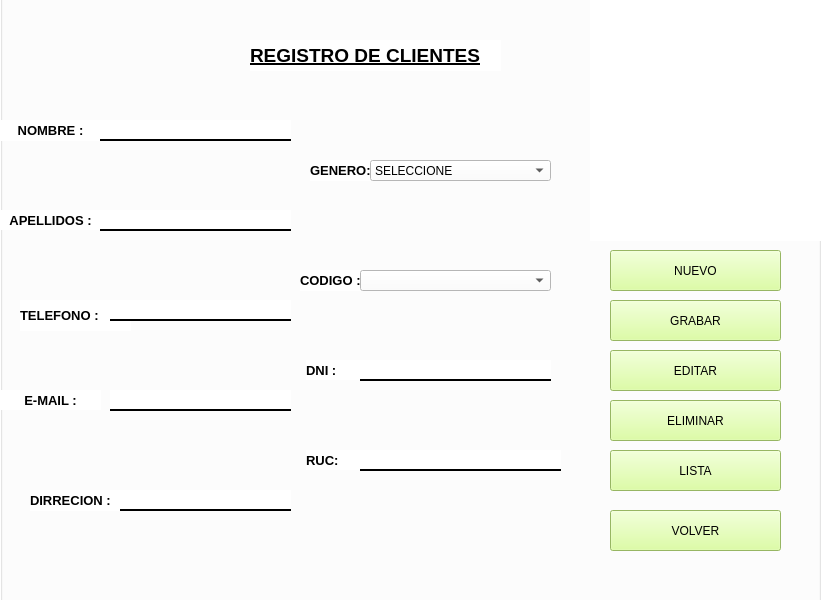
<?xml version="1.0" encoding="UTF-8"?>
<ui version="4.0">
 <class>MainWindow</class>
 <widget class="QMainWindow" name="MainWindow">
  <property name="geometry">
   <rect>
    <x>0</x>
    <y>0</y>
    <width>821</width>
    <height>600</height>
   </rect>
  </property>
  <property name="windowTitle">
   <string>MainWindow</string>
  </property>
  <widget class="QWidget" name="centralwidget">
   <widget class="QGroupBox" name="groupBox">
    <property name="geometry">
     <rect>
      <x>0</x>
      <y>-10</y>
      <width>821</width>
      <height>621</height>
     </rect>
    </property>
    <property name="styleSheet">
     <string notr="true">background-color: rgb(255, 255, 255);</string>
    </property>
    <property name="title">
     <string/>
    </property>
    <widget class="QLabel" name="label_3">
     <property name="geometry">
      <rect>
       <x>0</x>
       <y>130</y>
       <width>101</width>
       <height>21</height>
      </rect>
     </property>
     <property name="font">
      <font>
       <pointsize>10</pointsize>
       <weight>75</weight>
       <bold>true</bold>
      </font>
     </property>
     <property name="text">
      <string>NOMBRE :</string>
     </property>
     <property name="alignment">
      <set>Qt::AlignCenter</set>
     </property>
    </widget>
    <widget class="QLabel" name="label_4">
     <property name="geometry">
      <rect>
       <x>0</x>
       <y>220</y>
       <width>101</width>
       <height>20</height>
      </rect>
     </property>
     <property name="font">
      <font>
       <pointsize>10</pointsize>
       <weight>75</weight>
       <bold>true</bold>
      </font>
     </property>
     <property name="text">
      <string>APELLIDOS :</string>
     </property>
     <property name="alignment">
      <set>Qt::AlignCenter</set>
     </property>
    </widget>
    <widget class="QLabel" name="label_5">
     <property name="geometry">
      <rect>
       <x>306</x>
       <y>370</y>
       <width>71</width>
       <height>20</height>
      </rect>
     </property>
     <property name="font">
      <font>
       <pointsize>10</pointsize>
       <weight>75</weight>
       <bold>true</bold>
      </font>
     </property>
     <property name="text">
      <string>DNI :</string>
     </property>
    </widget>
    <widget class="QLabel" name="label_6">
     <property name="geometry">
      <rect>
       <x>0</x>
       <y>400</y>
       <width>101</width>
       <height>20</height>
      </rect>
     </property>
     <property name="font">
      <font>
       <pointsize>10</pointsize>
       <weight>75</weight>
       <bold>true</bold>
      </font>
     </property>
     <property name="text">
      <string>E-MAIL :</string>
     </property>
     <property name="alignment">
      <set>Qt::AlignCenter</set>
     </property>
    </widget>
    <widget class="QLabel" name="label_7">
     <property name="geometry">
      <rect>
       <x>30</x>
       <y>500</y>
       <width>91</width>
       <height>21</height>
      </rect>
     </property>
     <property name="font">
      <font>
       <pointsize>10</pointsize>
       <weight>75</weight>
       <bold>true</bold>
      </font>
     </property>
     <property name="text">
      <string>DIRRECION :</string>
     </property>
    </widget>
    <widget class="QLabel" name="label_8">
     <property name="geometry">
      <rect>
       <x>20</x>
       <y>310</y>
       <width>111</width>
       <height>31</height>
      </rect>
     </property>
     <property name="font">
      <font>
       <pointsize>10</pointsize>
       <weight>75</weight>
       <bold>true</bold>
      </font>
     </property>
     <property name="text">
      <string>TELEFONO :</string>
     </property>
    </widget>
    <widget class="QLineEdit" name="lineEdit">
     <property name="geometry">
      <rect>
       <x>100</x>
       <y>130</y>
       <width>191</width>
       <height>21</height>
      </rect>
     </property>
     <property name="styleSheet">
      <string notr="true">background-color: rgb(255, 255, 255);
border:none;
border-bottom:2px solid rgba(0, 0);
color: rgb(0, 0, 0);
padding-bottom:7px;</string>
     </property>
    </widget>
    <widget class="QLineEdit" name="lineEdit_2">
     <property name="geometry">
      <rect>
       <x>100</x>
       <y>220</y>
       <width>191</width>
       <height>21</height>
      </rect>
     </property>
     <property name="styleSheet">
      <string notr="true">background-color: rgb(255, 255, 255);
border:none;
border-bottom:2px solid rgba(0, 0);
color: rgb(0, 0, 0);
padding-bottom:7px;</string>
     </property>
    </widget>
    <widget class="QLineEdit" name="lineEdit_3">
     <property name="geometry">
      <rect>
       <x>360</x>
       <y>370</y>
       <width>191</width>
       <height>21</height>
      </rect>
     </property>
     <property name="styleSheet">
      <string notr="true">background-color: rgb(255, 255, 255);
border:none;
border-bottom:2px solid rgba(0, 0);
color: rgb(0, 0, 0);
padding-bottom:7px;</string>
     </property>
    </widget>
    <widget class="QLineEdit" name="lineEdit_4">
     <property name="geometry">
      <rect>
       <x>110</x>
       <y>310</y>
       <width>181</width>
       <height>21</height>
      </rect>
     </property>
     <property name="styleSheet">
      <string notr="true">background-color: rgb(255, 255, 255);
border:none;
border-bottom:2px solid rgba(0, 0);
color: rgb(0, 0, 0);
padding-bottom:7px;</string>
     </property>
    </widget>
    <widget class="QLineEdit" name="lineEdit_5">
     <property name="geometry">
      <rect>
       <x>120</x>
       <y>500</y>
       <width>171</width>
       <height>21</height>
      </rect>
     </property>
     <property name="styleSheet">
      <string notr="true">background-color: rgb(255, 255, 255);
border:none;
border-bottom:2px solid rgba(0, 0);
color: rgb(0, 0, 0);
padding-bottom:7px;</string>
     </property>
     <property name="text">
      <string/>
     </property>
    </widget>
    <widget class="QLabel" name="label">
     <property name="geometry">
      <rect>
       <x>250</x>
       <y>50</y>
       <width>251</width>
       <height>31</height>
      </rect>
     </property>
     <property name="font">
      <font>
       <pointsize>14</pointsize>
       <weight>75</weight>
       <italic>false</italic>
       <bold>true</bold>
       <underline>true</underline>
      </font>
     </property>
     <property name="text">
      <string>REGISTRO DE CLIENTES</string>
     </property>
    </widget>
    <widget class="QPushButton" name="pushButton_4">
     <property name="geometry">
      <rect>
       <x>610</x>
       <y>260</y>
       <width>171</width>
       <height>41</height>
      </rect>
     </property>
     <property name="styleSheet">
      <string notr="true">background-color: rgb(211, 255, 139);</string>
     </property>
     <property name="text">
      <string>NUEVO</string>
     </property>
    </widget>
    <widget class="QPushButton" name="pushButton_10">
     <property name="geometry">
      <rect>
       <x>610</x>
       <y>360</y>
       <width>171</width>
       <height>41</height>
      </rect>
     </property>
     <property name="styleSheet">
      <string notr="true">background-color: rgb(211, 255, 139);</string>
     </property>
     <property name="text">
      <string>EDITAR</string>
     </property>
    </widget>
    <widget class="QPushButton" name="pushButton_11">
     <property name="geometry">
      <rect>
       <x>610</x>
       <y>310</y>
       <width>171</width>
       <height>41</height>
      </rect>
     </property>
     <property name="styleSheet">
      <string notr="true">background-color: rgb(211, 255, 139);</string>
     </property>
     <property name="text">
      <string>GRABAR</string>
     </property>
    </widget>
    <widget class="QPushButton" name="pushButton_12">
     <property name="geometry">
      <rect>
       <x>610</x>
       <y>520</y>
       <width>171</width>
       <height>41</height>
      </rect>
     </property>
     <property name="styleSheet">
      <string notr="true">background-color: rgb(211, 255, 139);</string>
     </property>
     <property name="text">
      <string>VOLVER</string>
     </property>
    </widget>
    <widget class="QPushButton" name="pushButton_13">
     <property name="geometry">
      <rect>
       <x>610</x>
       <y>410</y>
       <width>171</width>
       <height>41</height>
      </rect>
     </property>
     <property name="styleSheet">
      <string notr="true">background-color: rgb(211, 255, 139);</string>
     </property>
     <property name="text">
      <string>ELIMINAR</string>
     </property>
    </widget>
    <widget class="QPushButton" name="pushButton_16">
     <property name="geometry">
      <rect>
       <x>610</x>
       <y>460</y>
       <width>171</width>
       <height>41</height>
      </rect>
     </property>
     <property name="styleSheet">
      <string notr="true">background-color: rgb(211, 255, 139);</string>
     </property>
     <property name="text">
      <string>LISTA</string>
     </property>
    </widget>
    <widget class="QLabel" name="label_9">
     <property name="geometry">
      <rect>
       <x>300</x>
       <y>280</y>
       <width>71</width>
       <height>21</height>
      </rect>
     </property>
     <property name="font">
      <font>
       <pointsize>10</pointsize>
       <weight>75</weight>
       <bold>true</bold>
      </font>
     </property>
     <property name="text">
      <string>CODIGO :</string>
     </property>
    </widget>
    <widget class="QComboBox" name="comboBox_2">
     <property name="geometry">
      <rect>
       <x>360</x>
       <y>280</y>
       <width>191</width>
       <height>21</height>
      </rect>
     </property>
    </widget>
    <widget class="QLineEdit" name="lineEdit_6">
     <property name="geometry">
      <rect>
       <x>110</x>
       <y>400</y>
       <width>181</width>
       <height>21</height>
      </rect>
     </property>
     <property name="styleSheet">
      <string notr="true">background-color: rgb(255, 255, 255);
border:none;
border-bottom:2px solid rgba(0, 0);
color: rgb(0, 0, 0);
padding-bottom:7px;</string>
     </property>
    </widget>
    <widget class="QLabel" name="label_10">
     <property name="geometry">
      <rect>
       <x>590</x>
       <y>-10</y>
       <width>231</width>
       <height>261</height>
      </rect>
     </property>
     <property name="text">
      <string/>
     </property>
     <property name="pixmap">
      <pixmap>../../../../Downloads/images.png</pixmap>
     </property>
    </widget>
    <widget class="QLabel" name="label_11">
     <property name="geometry">
      <rect>
       <x>306</x>
       <y>460</y>
       <width>81</width>
       <height>20</height>
      </rect>
     </property>
     <property name="font">
      <font>
       <pointsize>10</pointsize>
       <weight>75</weight>
       <bold>true</bold>
      </font>
     </property>
     <property name="text">
      <string>RUC:</string>
     </property>
    </widget>
    <widget class="QLineEdit" name="lineEdit_7">
     <property name="geometry">
      <rect>
       <x>360</x>
       <y>460</y>
       <width>201</width>
       <height>21</height>
      </rect>
     </property>
     <property name="styleSheet">
      <string notr="true">background-color: rgb(255, 255, 255);
border:none;
border-bottom:2px solid rgba(0, 0);
color: rgb(0, 0, 0);
padding-bottom:7px;</string>
     </property>
    </widget>
    <widget class="QLabel" name="label_12">
     <property name="geometry">
      <rect>
       <x>310</x>
       <y>170</y>
       <width>101</width>
       <height>21</height>
      </rect>
     </property>
     <property name="font">
      <font>
       <pointsize>10</pointsize>
       <weight>75</weight>
       <bold>true</bold>
      </font>
     </property>
     <property name="text">
      <string>GENERO:</string>
     </property>
    </widget>
    <widget class="QComboBox" name="comboBox_3">
     <property name="geometry">
      <rect>
       <x>370</x>
       <y>170</y>
       <width>181</width>
       <height>21</height>
      </rect>
     </property>
     <item>
      <property name="text">
       <string>SELECCIONE</string>
      </property>
     </item>
     <item>
      <property name="text">
       <string>MASCULINO</string>
      </property>
     </item>
     <item>
      <property name="text">
       <string>FEMENINO</string>
      </property>
     </item>
    </widget>
    <zorder>label_10</zorder>
    <zorder>label_3</zorder>
    <zorder>label_4</zorder>
    <zorder>label_5</zorder>
    <zorder>label_6</zorder>
    <zorder>label_7</zorder>
    <zorder>label_8</zorder>
    <zorder>lineEdit_2</zorder>
    <zorder>lineEdit_4</zorder>
    <zorder>lineEdit_5</zorder>
    <zorder>lineEdit_3</zorder>
    <zorder>lineEdit</zorder>
    <zorder>label</zorder>
    <zorder>pushButton_4</zorder>
    <zorder>pushButton_10</zorder>
    <zorder>pushButton_11</zorder>
    <zorder>pushButton_12</zorder>
    <zorder>pushButton_13</zorder>
    <zorder>pushButton_16</zorder>
    <zorder>label_9</zorder>
    <zorder>comboBox_2</zorder>
    <zorder>lineEdit_6</zorder>
    <zorder>label_11</zorder>
    <zorder>lineEdit_7</zorder>
    <zorder>label_12</zorder>
    <zorder>comboBox_3</zorder>
   </widget>
  </widget>
 </widget>
 <resources/>
 <connections/>
</ui>
